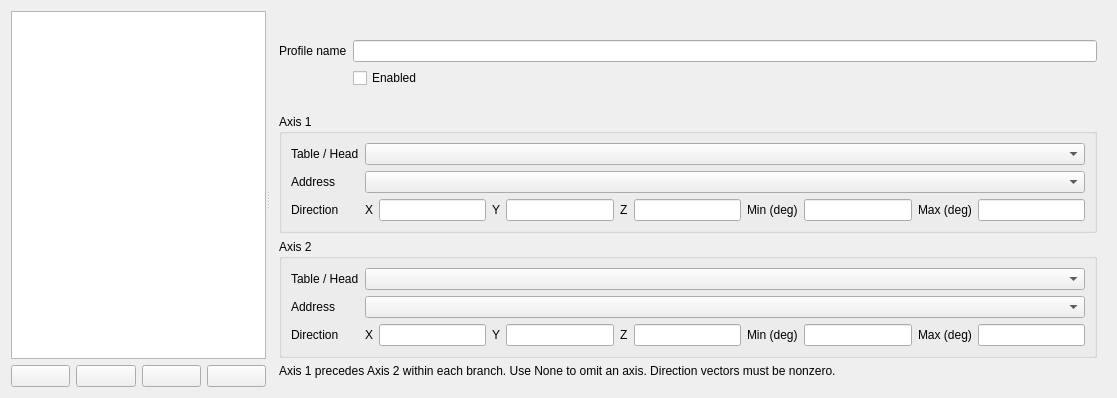
                    <widget class="QWidget" name="rotaryTab">
                        <attribute name="title">
                            <string>Rotary Kinematics</string>
                        </attribute>
                        <layout class="QVBoxLayout" name="rotaryLayout" stretch="1">

                            <item>
                                <widget class="QSplitter" name="rotaryProfileSplitter">
                                    <property name="orientation">
                                        <enum>Qt::Orientation::Horizontal</enum>
                                    </property>
                                    <widget class="QWidget" name="rotaryProfileSidebar">
                                        <layout class="QVBoxLayout" name="rotaryProfileSidebarLayout">
                                            <item>
                                                <widget class="QListWidget" name="rotaryProfileList" />
                                            </item>
                                            <item>
                                                <layout class="QHBoxLayout" name="rotaryProfileActions">
                                                    <item>
                                                        <widget class="QPushButton" name="rotaryCopyButton">
                                                            <property name="toolTip">
                                                                <string>Add</string>
                                                            </property>
                                                            <property name="accessibleName">
                                                                <string>Add</string>
                                                            </property>
                                                            <property name="text">
                                                                <string />
                                                            </property>
                                                            <property name="icon">
                                                                <iconset resource="../../../resources/files_res.qrc">
                                                                    <normaloff>:/resource/icons/add.png</normaloff>:/resource/icons/add.png</iconset>
                                                            </property>
                                                            <property name="iconSize">
                                                                <size>
                                                                    <width>24</width>
                                                                    <height>24</height>
                                                                </size>
                                                            </property>
                                                        </widget>
                                                    </item>
                                                    <item>
                                                        <widget class="QPushButton" name="rotarySaveButton">
                                                            <property name="toolTip">
                                                                <string>Save</string>
                                                            </property>
                                                            <property name="accessibleName">
                                                                <string>Save</string>
                                                            </property>
                                                            <property name="text">
                                                                <string />
                                                            </property>
                                                            <property name="icon">
                                                                <iconset resource="../../../resources/files_res.qrc">
                                                                    <normaloff>:/resource/icons/save.png</normaloff>:/resource/icons/save.png</iconset>
                                                            </property>
                                                            <property name="iconSize">
                                                                <size>
                                                                    <width>24</width>
                                                                    <height>24</height>
                                                                </size>
                                                            </property>
                                                        </widget>
                                                    </item>
                                                    <item>
                                                        <widget class="QPushButton" name="rotaryRenameButton">
                                                            <property name="toolTip">
                                                                <string>Rename</string>
                                                            </property>
                                                            <property name="accessibleName">
                                                                <string>Rename</string>
                                                            </property>
                                                            <property name="text">
                                                                <string />
                                                            </property>
                                                            <property name="icon">
                                                                <iconset resource="../../../resources/files_res.qrc">
                                                                    <normaloff>:/resource/icons/rename.png</normaloff>:/resource/icons/rename.png</iconset>
                                                            </property>
                                                            <property name="iconSize">
                                                                <size>
                                                                    <width>24</width>
                                                                    <height>24</height>
                                                                </size>
                                                            </property>
                                                        </widget>
                                                    </item>
                                                    <item>
                                                        <widget class="QPushButton" name="rotaryDeleteButton">
                                                            <property name="toolTip">
                                                                <string>Delete</string>
                                                            </property>
                                                            <property name="accessibleName">
                                                                <string>Delete</string>
                                                            </property>
                                                            <property name="text">
                                                                <string />
                                                            </property>
                                                            <property name="icon">
                                                                <iconset resource="../../../resources/files_res.qrc">
                                                                    <normaloff>:/resource/icons/trash.png</normaloff>:/resource/icons/trash.png</iconset>
                                                            </property>
                                                            <property name="iconSize">
                                                                <size>
                                                                    <width>24</width>
                                                                    <height>24</height>
                                                                </size>
                                                            </property>
                                                        </widget>
                                                    </item>
                                                </layout>
                                            </item>
                                        </layout>
                                    </widget>
                                    <widget class="QWidget" name="rotaryProfileEditor">
                                        <layout class="QVBoxLayout" name="rotaryProfileEditorLayout">
                                            <property name="leftMargin">
                                                <number>9</number>
                                            </property>
                                            <property name="topMargin">
                                                <number>9</number>
                                            </property>
                                            <property name="rightMargin">
                                                <number>9</number>
                                            </property>
                                            <property name="bottomMargin">
                                                <number>9</number>
                                            </property>
                                            <item>
                                                <widget class="QLabel" name="rotaryProfileIdLabel">
                                                    <property name="text">
                                                        <string />
                                                    </property>
                                                </widget>
                                            </item>
                                            <item>
                                                <layout class="QFormLayout" name="rotaryNameForm">
                                                    <item row="0" column="0">
                                                        <widget class="QLabel" name="rotaryNameLabel">
                                                            <property name="text">
                                                                <string>Profile name</string>
                                                            </property>
                                                        </widget>
                                                    </item>
                                                    <item row="0" column="1">
                                                        <widget class="QLineEdit" name="rotaryNameEdit" />
                                                    </item>
                                                    <item row="1" column="1">
                                                        <widget class="QCheckBox" name="rotaryEnabledCheck">
                                                            <property name="text">
                                                                <string>Enabled</string>
                                                            </property>
                                                            <property name="toolTip">
                                                                <string>Show this profile in Settings / Rotary kinematics. Changes are applied with OK.</string>
                                                            </property>
                                                        </widget>
                                                    </item>
                                                </layout>
                                            </item>
                                            <item>
                                                <widget class="QLabel" name="rotaryStatusLabel">
                                                    <property name="text">
                                                        <string />
                                                    </property>
                                                    <property name="wordWrap">
                                                        <bool>true</bool>
                                                    </property>
                                                </widget>
                                            </item>
                                            <item>
                                                <widget class="QGroupBox" name="rotaryAxis1Group">
                                                    <property name="title">
                                                        <string>Axis 1</string>
                                                    </property>
                                                    <layout class="QFormLayout" name="rotaryAxis1Form">
                                                        <item row="0" column="0">
                                                            <widget class="QLabel" name="rotaryBranch1Label">
                                                                <property name="text">
                                                                    <string>Table / Head</string>
                                                                </property>
                                                            </widget>
                                                        </item>
                                                        <item row="0" column="1">
                                                            <widget class="QComboBox" name="rotaryBranch1Combo" />
                                                        </item>
                                                        <item row="1" column="0">
                                                            <widget class="QLabel" name="rotaryAddress1Label">
                                                                <property name="text">
                                                                    <string>Address</string>
                                                                </property>
                                                            </widget>
                                                        </item>
                                                        <item row="1" column="1">
                                                            <widget class="QComboBox" name="rotaryAddress1Combo" />
                                                        </item>
                                                        <item row="2" column="0">
                                                            <widget class="QLabel" name="rotaryDirection1Label">
                                                                <property name="text">
                                                                    <string>Direction</string>
                                                                </property>
                                                            </widget>
                                                        </item>
                                                        <item row="2" column="1">
                                                            <layout class="QHBoxLayout" name="rotaryVector1Layout">
                                                                <item>
                                                                    <widget class="QLabel" name="rotaryX1Label">
                                                                        <property name="text">
                                                                            <string>X</string>
                                                                        </property>
                                                                    </widget>
                                                                </item>
                                                                <item>
                                                                    <widget class="QLineEdit" name="rotaryX1Edit" />
                                                                </item>
                                                                <item>
                                                                    <widget class="QLabel" name="rotaryY1Label">
                                                                        <property name="text">
                                                                            <string>Y</string>
                                                                        </property>
                                                                    </widget>
                                                                </item>
                                                                <item>
                                                                    <widget class="QLineEdit" name="rotaryY1Edit" />
                                                                </item>
                                                                <item>
                                                                    <widget class="QLabel" name="rotaryZ1Label">
                                                                        <property name="text">
                                                                            <string>Z</string>
                                                                        </property>
                                                                    </widget>
                                                                </item>
                                                                <item>
                                                                    <widget class="QLineEdit" name="rotaryZ1Edit" />
                                                                </item>
                                                                <item>
                                                                    <widget class="QLabel" name="rotaryMin1Label">
                                                                        <property name="text">
                                                                            <string>Min (deg)</string>
                                                                        </property>
                                                                    </widget>
                                                                </item>
                                                                <item>
                                                                    <widget class="QLineEdit" name="rotaryMin1Edit" />
                                                                </item>
                                                                <item>
                                                                    <widget class="QLabel" name="rotaryMax1Label">
                                                                        <property name="text">
                                                                            <string>Max (deg)</string>
                                                                        </property>
                                                                    </widget>
                                                                </item>
                                                                <item>
                                                                    <widget class="QLineEdit" name="rotaryMax1Edit" />
                                                                </item>
                                                            </layout>
                                                        </item>
                                                    </layout>
                                                </widget>
                                            </item>
                                            <item>
                                                <widget class="QGroupBox" name="rotaryAxis2Group">
                                                    <property name="title">
                                                        <string>Axis 2</string>
                                                    </property>
                                                    <layout class="QFormLayout" name="rotaryAxis2Form">
                                                        <item row="0" column="0">
                                                            <widget class="QLabel" name="rotaryBranch2Label">
                                                                <property name="text">
                                                                    <string>Table / Head</string>
                                                                </property>
                                                            </widget>
                                                        </item>
                                                        <item row="0" column="1">
                                                            <widget class="QComboBox" name="rotaryBranch2Combo" />
                                                        </item>
                                                        <item row="1" column="0">
                                                            <widget class="QLabel" name="rotaryAddress2Label">
                                                                <property name="text">
                                                                    <string>Address</string>
                                                                </property>
                                                            </widget>
                                                        </item>
                                                        <item row="1" column="1">
                                                            <widget class="QComboBox" name="rotaryAddress2Combo" />
                                                        </item>
                                                        <item row="2" column="0">
                                                            <widget class="QLabel" name="rotaryDirection2Label">
                                                                <property name="text">
                                                                    <string>Direction</string>
                                                                </property>
                                                            </widget>
                                                        </item>
                                                        <item row="2" column="1">
                                                            <layout class="QHBoxLayout" name="rotaryVector2Layout">
                                                                <item>
                                                                    <widget class="QLabel" name="rotaryX2Label">
                                                                        <property name="text">
                                                                            <string>X</string>
                                                                        </property>
                                                                    </widget>
                                                                </item>
                                                                <item>
                                                                    <widget class="QLineEdit" name="rotaryX2Edit" />
                                                                </item>
                                                                <item>
                                                                    <widget class="QLabel" name="rotaryY2Label">
                                                                        <property name="text">
                                                                            <string>Y</string>
                                                                        </property>
                                                                    </widget>
                                                                </item>
                                                                <item>
                                                                    <widget class="QLineEdit" name="rotaryY2Edit" />
                                                                </item>
                                                                <item>
                                                                    <widget class="QLabel" name="rotaryZ2Label">
                                                                        <property name="text">
                                                                            <string>Z</string>
                                                                        </property>
                                                                    </widget>
                                                                </item>
                                                                <item>
                                                                    <widget class="QLineEdit" name="rotaryZ2Edit" />
                                                                </item>
                                                                <item>
                                                                    <widget class="QLabel" name="rotaryMin2Label">
                                                                        <property name="text">
                                                                            <string>Min (deg)</string>
                                                                        </property>
                                                                    </widget>
                                                                </item>
                                                                <item>
                                                                    <widget class="QLineEdit" name="rotaryMin2Edit" />
                                                                </item>
                                                                <item>
                                                                    <widget class="QLabel" name="rotaryMax2Label">
                                                                        <property name="text">
                                                                            <string>Max (deg)</string>
                                                                        </property>
                                                                    </widget>
                                                                </item>
                                                                <item>
                                                                    <widget class="QLineEdit" name="rotaryMax2Edit" />
                                                                </item>
                                                            </layout>
                                                        </item>
                                                    </layout>
                                                </widget>
                                            </item>
                                            <item>
                                                <widget class="QLabel" name="rotaryOrderLabel">
                                                    <property name="text">
                                                        <string>Axis 1 precedes Axis 2 within each branch. Use None to omit an axis. Direction vectors must be nonzero.</string>
                                                    </property>
                                                    <property name="wordWrap">
                                                        <bool>true</bool>
                                                    </property>
                                                </widget>
                                            </item>
                                            <item>
                                                <spacer name="rotaryEditorSpacer">
                                                    <property name="orientation">
                                                        <enum>Qt::Orientation::Vertical</enum>
                                                    </property>
                                                    <property name="sizeHint">
                                                        <size>
                                                            <width>20</width>
                                                            <height>0</height>
                                                        </size>
                                                    </property>
                                                </spacer>
                                            </item>
                                        </layout>
                                    </widget>
                                </widget>
                            </item>
                        </layout>
                    </widget>
